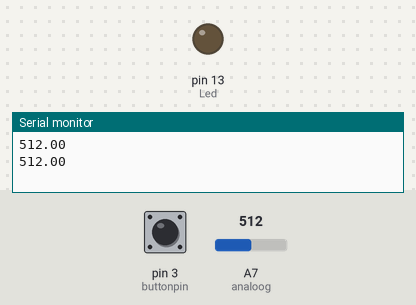
Bench run of a sketch on a simulated Arduino Nano, built with avr-gcc and run on an emulated ATmega328P. Shown: output pins drawn as LEDs (lit = HIGH), the last lines printed to the serial monitor. Inputs (shaded band) come from the test bench; at power-on: pin 3 (buttonpin) LOW, A7 (analoog) = 512.

Above: at 1.8 s.
1.9 s: pin 3 (buttonpin) pulled HIGH for 1.2 s
At 3.0 s:
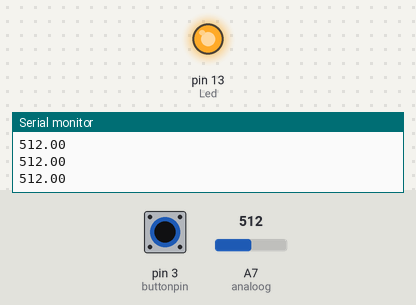
5.5 s: pin 3 (buttonpin) pulled HIGH for 3.2 s
At 9.6 s:
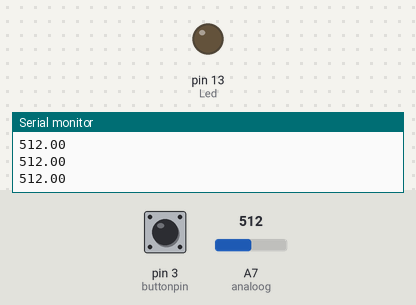
Timing chart, 0 to 11.1 s (numbered marks = the images above; inputs shaded):
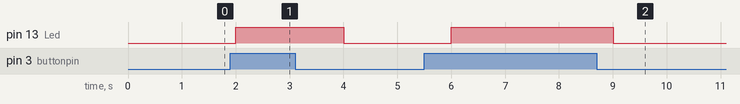

Measured:
- after the input at 1.9 s, pin 13 (Led): LOW → HIGH after 0.10 s, → LOW 2.0 s later
- after the input at 5.5 s, pin 13 (Led): LOW → HIGH after 0.50 s, → LOW 3.0 s later

The sketch:

flame_sensor_keys.ino
```cpp
//Example for KY-026
//TkkrLab
int Led = 13 ;// define LED Interface
int buttonpin = 3; // define the flame sensor interface
int analoog = A7; // define the flame sensor interface

int val ;// define numeric variables val
float sensor; //read analoog value

void setup ()
{
  pinMode (Led, OUTPUT) ;// define LED as output interface
  pinMode (buttonpin, INPUT) ;// output interface defines the flame sensor
  pinMode (analoog, INPUT) ;// output interface defines the flame sensor
  Serial.begin(9600);
}

void loop ()
{
  sensor = analogRead(analoog);
  Serial.println(sensor);  // display tempature

  val = digitalRead (buttonpin) ;// digital interface will be assigned a value of 3 to read val
    if (val == HIGH) // When the flame sensor detects a signal, LED flashes
  {
    digitalWrite (Led, HIGH);
  }
  else
  {
    digitalWrite (Led, LOW);
  }
  delay(1000);
}
```
